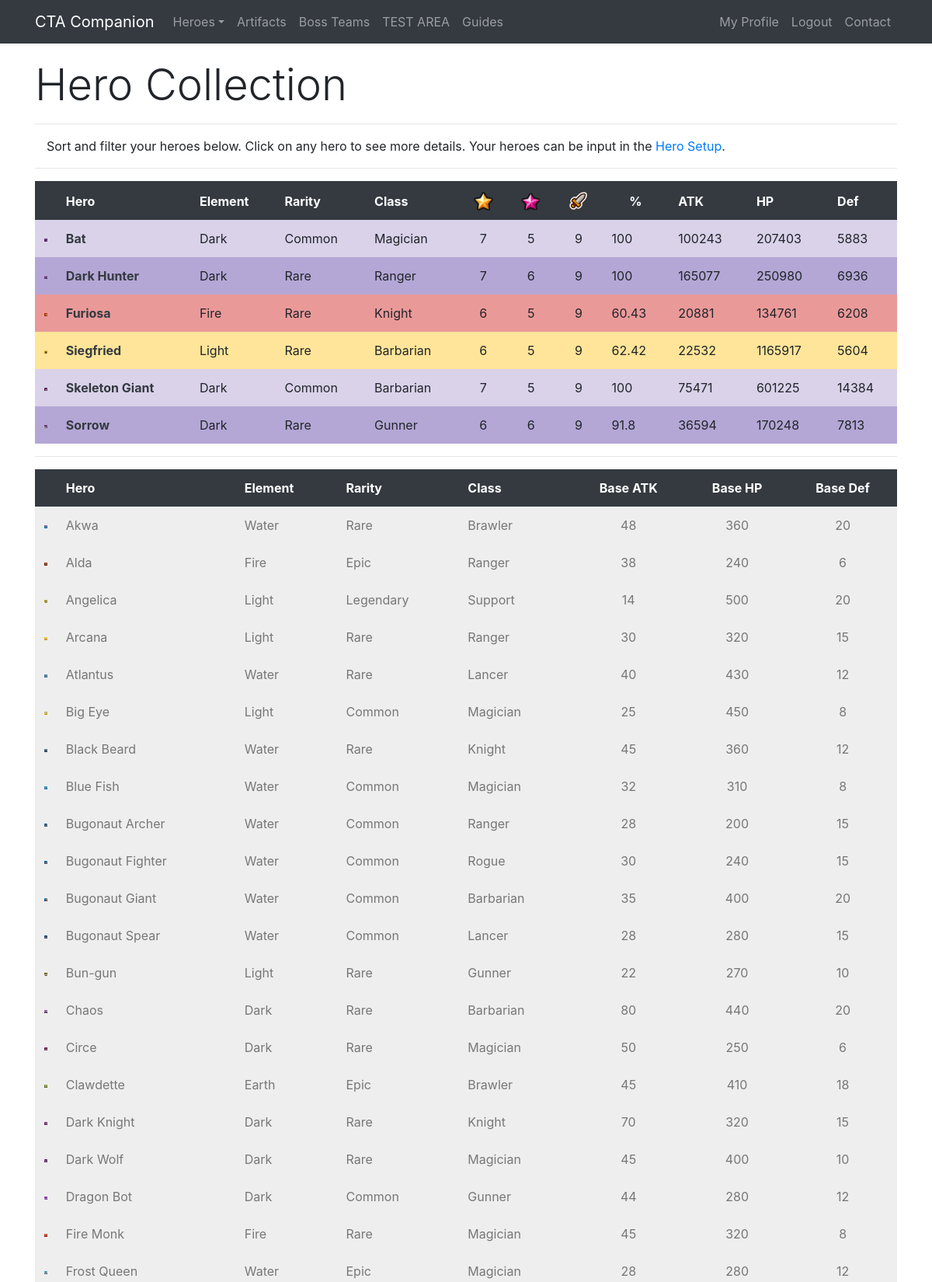
The app's page /collection/Cayumi (signed in, upper part) with its own data.
### app/models.py (models this page shows, shortened)
class Hero(db.Model):
    id = db.Column(db.Integer, primary_key=True)
    level = db.Column(db.Integer, index=True)
    awaken = db.Column(db.Integer, index=True)
    wpn = db.Column(db.Integer, index=True)
    medals = db.Column(db.Integer, index=True)
    runedAtk = db.Column(db.Integer, index=True)
    runedHp = db.Column(db.Integer, index=True)
    runedDef = db.Column(db.Integer, index=True)
    runedAps = db.Column(db.Integer, index=True)
    runedCrit = db.Column(db.Integer, index=True)
    runedCritDmg = db.Column(db.Integer, index=True)
    user_id = db.Column(db.Integer, db.ForeignKey('user.id'))
    base_id = db.Column(db.Integer, db.ForeignKey('base.id'))
    def atk(self):
        runedAttack = self.runedAtk
        base = self.baseStats.atk
        level = self.level
        awaken = self.awaken
        atk = int(base * (2 ** (level - 1)) * (1.5 ** awaken))
        runedAtk = atk + (atk * (runedAttack / 100))
        return int(runedAtk)
    def hp(self):
        runedHP = self.runedHp
        base = self.baseStats.hp
        level = self.level
        awaken = self.awaken
        hp = int(base * (2 ** (level - 1)) * (1.5 ** awaken))
        runedHP = hp + (hp * (runedHP / 100))
        return int(runedHP)
    def defense(self):
        runedDef = self.runedDef
        base = self.baseStats.defense
        level = self.level
        awaken = self.awaken
        defense = int(base * (2 ** (level - 1)) * (1.5 ** awaken))
        runedDef = defense + (defense * (runedDef / 100))
        return int(runedDef)
    def progress(self):
        level = self.level
        medals = self.medals
        if level == 0:
            accumulated = 0
            total = accumulated + medals
        elif level == 1:
            accumulated = 10
            total = accumulated + medals
        elif level == 2:
            accumulated = 30
            total = accumulated + medals
        elif level == 3:
            accumulated = 80
            total = accumulated + medals
        elif level == 4:
            accumulated = 280
            total = accumulated + medals
        elif level == 5:
            accumulated = 880
            total = accumulated + medals
        elif level == 6:
            accumulated = 2380
            total = accumulated + medals
        elif level == 7:
            accumulated = 4880
            total = accumulated + medals
        total = (total / 4880) * 100
        if total == 100:
            return int(total)
        return round(total, 2)

class Base(db.Model):
    id = db.Column(db.Integer, primary_key=True)
    name = db.Column(db.String(32), index=True, unique=True)
    nameSafe = db.Column(db.String(32), index=True, unique=True)
    job = db.Column(db.String(16), index=True)
    rarity = db.Column(db.String(16), index=True)
    element = db.Column(db.String(16), index=True)
    gender = db.Column(db.String(16), index=True)
    crusher = db.Column(db.Integer, index=True)
    fly = db.Column(db.Integer, index=True)
    blitz = db.Column(db.Integer, index=True)
    atk = db.Column(db.Integer, index=True)
    hp = db.Column(db.Integer, index=True)
    defense = db.Column(db.Integer, index=True)
    crit = db.Column(db.Integer, index=True)
    critDmg = db.Column(db.Integer, index=True)
    movespeed = db.Column(db.Integer, index=True)
    aps = db.Column(db.Integer, index=True)
    arange = db.Column(db.Integer, index=True)
    resistance = db.Column(db.Integer, index=True)
    frenzy = db.Column(db.Integer, index=True)
    dodge = db.Column(db.Integer, index=True)
    stun = db.Column(db.Integer, index=True)
    stunTime = db.Column(db.Integer, index=True)
    aoe = db.Column(db.Integer, index=True)
    ult = db.Column(db.Integer, index=True)
    kshp = db.Column(db.Integer, index=True)
    gold = db.Column(db.Integer, index=True)
    freeze = db.Column(db.Integer, index=True)
    freezeTime = db.Column(db.Integer, index=True)
    freezeDmg = db.Column(db.Integer, index=True)
    burn = db.Column(db.Integer, index=True)
    burnTime = db.Column(db.Integer, index=True)
    burnDmg = db.Column(db.Integer, index=True)
    poison = db.Column(db.Integer, index=True)
    poisonTime = db.Column(db.Integer, index=True)
    poisonDmg = db.Column(db.Integer, index=True)
    sp2 = db.Column(db.Integer, index=True)
    sp2num = db.Column(db.Integer, index=True)
    buffElement = db.Column(db.String(16), index=True)
    buffType = db.Column(db.Integer, index=True)
    buffStat = db.Column(db.String(16), index=True)
    buff = db.Column(db.Integer, index=True)
    heroes = db.relationship('Hero', backref='baseStats', lazy='dynamic')

### app/routes.py (the view)
@app.route('/collection/<username>')
@login_required
def collection(username):
    user = User.query.filter_by(username=username).first_or_404()
    heroes = Hero.query.filter_by(player=user)
    return render_template('collection.html', user=user, heroes=heroes, title='Hero Collection')

### app/models.py (called while the page is built)
@login.user_loader
def load_user(id):
    return User.query.get(int(id))

### app/templates/collection.html (shortened to what this page needs)
{% extends "base.html" %}
{% block content %}
 <div class="row pt-3">
    <div class="col-lg-12">
      <h1 class="display-4">Hero Collection</h1>
      <hr>
      <p class="instructions">Sort and filter your heroes below. Click on any hero to see more details. Your heroes can be input in the <a href="{{ url_for('heroSetup', username=current_user.username) }}">Hero Setup</a>.</p>
        <hr>
    </div>
 </div>
  <div class="row">
    <div class="col-lg-12">
<table id="ctac" class="table table-borderless" style="width:100%">
        <thead class="thead-dark">
            <tr>
                <th data-priority="1">&nbsp;</th>
                <th data-priority="2">Hero</th>
                <th data-priority="12">Element</th>
                <th data-priority="11">Rarity</th>
                <th data-priority="10">Class</th>
                <th data-priority="3" class="text-center"><img src="{{ url_for('static', filename='star.png') }}" width="25" alt="Star Level"></th>
                <th data-priority="4" class="text-center"><img src="{{ url_for('static', filename='awaken.png') }}" width="25" alt="Awaken"></th>
                <th data-priority="5" class="text-center"><img src="{{ url_for('static', filename='wpn.png') }}" width="25" alt="Weapon"></th>
                <th data-priority="6" class="text-center">%</th>
                <th data-priority="7">ATK</th>
                <th data-priority="8">HP</th>
                <th data-priority="9">Def</th>
            </tr>
        </thead>
        <tbody>
        {% for i in heroes %}
        {% if i.level > 0 %}
        <tr>
            <td class="{{i.baseStats.element}}{{i.baseStats.rarity}}" width="25"><img class="img-fluid" src="/static/{{i.baseStats.nameSafe}}.png" alt="{{i.baseStats.name}}"></td>
            <td class="{{i.baseStats.element}}{{i.baseStats.rarity}}"><b><a class="text-dark" href="{{ url_for('hero', heroid=i.id) }}">{{ i.baseStats.name }}</b></td>
            <td class="{{i.baseStats.element}}{{i.baseStats.rarity}}">{{ i.baseStats.element }}</td>
            <td class="{{i.baseStats.element}}{{i.baseStats.rarity}}">{{ i.baseStats.rarity }}</td>
            <td class="{{i.baseStats.element}}{{i.baseStats.rarity}}">{{ i.baseStats.job }}</td>
            <td class="text-center {{i.baseStats.element}}{{i.baseStats.rarity}}">{{ i.level }}</td>
            <td class="text-center {{i.baseStats.element}}{{i.baseStats.rarity}}">{{ i.awaken }}</td>
            <td class="text-center {{i.baseStats.element}}{{i.baseStats.rarity}}">{{ i.wpn }}</td>
            <td class="text center {{i.baseStats.element}}{{i.baseStats.rarity}}">{{ i.progress() }}</td>
            <td class="{{i.baseStats.element}}{{i.baseStats.rarity}}">{{ i.atk() }}</td>
            <td class="{{i.baseStats.element}}{{i.baseStats.rarity}}">{{ i.hp() }}</td>
            <td class="{{i.baseStats.element}}{{i.baseStats.rarity}}">{{ i.defense() }}</td>
        </tr>
        {% endif %}
        {% endfor %}
        </tbody>
</table>
        <hr>
<table id="ctac2" class="table table-borderless" style="width:100%">
        <thead class="thead-dark">
            <tr>
                <th>&nbsp;</th>
                <th>Hero</th>
                <th>Element</th>
                <th>Rarity</th>
                <th>Class</th>
                <th class="text-center">Base ATK</th>
                <th class="text-center">Base HP</th>
                <th class="text-center">Base Def</th>
            </tr>
        </thead>
        <tbody>
        {% for i in heroes %}
        {% if i.level == 0 %}
        <tr>
            <td class="uncollected" width="25"><img class="img-fluid" src="/static/{{i.baseStats.nameSafe}}.png" alt="{{i.baseStats.name}}"></td>
            <td class="uncollected">{{ i.baseStats.name }}</td>
            <td class="uncollected">{{ i.baseStats.element }}</td>
            <td class="uncollected">{{ i.baseStats.rarity }}</td>
            <td class="uncollected">{{ i.baseStats.job }}</td>
            <td class="uncollected text-center">{{ i.baseStats.atk }}</td>
            <td class="uncollected text-center">{{ i.baseStats.hp }}</td>
            <td class="uncollected text-center">{{ i.baseStats.defense }}</td>
        </tr>
        {% endif %}
        {% endfor %}
        </tbody>
</table>
    </div>
  </div>
{% endblock %}

### app/static/style.css (style rules this page uses)
.uncollected { color: #777777; background-color: #eeeeee; padding: 8px; }
.FireRare { background-color: #EA9999; padding: 8px; }
.LightRare { background-color: #FFE599; padding: 8px; }
.DarkCommon { background-color: #D9D2E9; padding: 8px; }
.DarkRare { background-color: #B4A7D6; padding: 8px; }
.instructions { padding-left: 15px; }

### app/templates/base.html (style rules this page uses)
html { position: relative; min-height: 100%; }
body { margin-bottom: 40px; }

### records on screen
Hero: shows a picture, baseStats.name "Bat", baseStats.element "Dark", baseStats.rarity "Common", baseStats.job "Magician", level "7", awaken "5", wpn "9", progress "100", atk "100243", hp "207403", defense "5883"
Hero: baseStats.nameSafe (picture), baseStats.name "Dark Hunter", baseStats.element "Dark", baseStats.rarity "Rare", baseStats.job "Ranger", level "7", awaken "6", wpn "9", progress "100", atk "165077", hp "250980", defense "6936"
Hero: baseStats.nameSafe (picture), baseStats.name "Furiosa", baseStats.element "Fire", baseStats.rarity "Rare", baseStats.job "Knight", level "6", awaken "5", wpn "9", progress "60.43", atk "20881", hp "134761", defense "6208"
Hero: baseStats.nameSafe (picture), baseStats.name "Siegfried", baseStats.element "Light", baseStats.rarity "Rare", baseStats.job "Barbarian", level "6", awaken "5", wpn "9", progress "62.42", atk "22532", hp "1165917", defense "5604"
Hero: baseStats.nameSafe (picture), baseStats.name "Skeleton Giant", baseStats.element "Dark", baseStats.rarity "Common", baseStats.job "Barbarian", level "7", awaken "5", wpn "9", progress "100", atk "75471", hp "601225", defense "14384"
Hero: baseStats.nameSafe (picture), baseStats.name "Sorrow", baseStats.element "Dark", baseStats.rarity "Rare", baseStats.job "Gunner", level "6", awaken "6", wpn "9", progress "91.8", atk "36594", hp "170248", defense "7813"
Hero: baseStats.nameSafe (picture), baseStats.name "Akwa", baseStats.element "Water", baseStats.rarity "Rare", baseStats.job "Brawler", baseStats.atk "48", baseStats.hp "360", baseStats.defense "20"
Hero: baseStats.nameSafe (picture), baseStats.name "Alda", baseStats.element "Fire", baseStats.rarity "Epic", baseStats.job "Ranger", baseStats.atk "38", baseStats.hp "240", baseStats.defense "6"
Hero: baseStats.nameSafe (picture), baseStats.name "Angelica", baseStats.element "Light", baseStats.rarity "Legendary", baseStats.job "Support", baseStats.atk "14", baseStats.hp "500", baseStats.defense "20"
Hero: baseStats.nameSafe (picture), baseStats.name "Arcana", baseStats.element "Light", baseStats.rarity "Rare", baseStats.job "Ranger", baseStats.atk "30", baseStats.hp "320", baseStats.defense "15"
Hero: baseStats.nameSafe (picture), baseStats.name "Atlantus", baseStats.element "Water", baseStats.rarity "Rare", baseStats.job "Lancer", baseStats.atk "40", baseStats.hp "430", baseStats.defense "12"
Hero: baseStats.nameSafe (picture), baseStats.name "Big Eye", baseStats.element "Light", baseStats.rarity "Common", baseStats.job "Magician", baseStats.atk "25", baseStats.hp "450", baseStats.defense "8"
Hero: baseStats.nameSafe (picture), baseStats.name "Black Beard", baseStats.element "Water", baseStats.rarity "Rare", baseStats.job "Knight", baseStats.atk "45", baseStats.hp "360", baseStats.defense "12"
Hero: baseStats.nameSafe (picture), baseStats.name "Blue Fish", baseStats.element "Water", baseStats.rarity "Common", baseStats.job "Magician", baseStats.atk "32", baseStats.hp "310", baseStats.defense "8"
Hero: baseStats.nameSafe (picture), baseStats.name "Bugonaut Archer", baseStats.element "Water", baseStats.rarity "Common", baseStats.job "Ranger", baseStats.atk "28", baseStats.hp "200", baseStats.defense "15"
Hero: baseStats.nameSafe (picture), baseStats.name "Bugonaut Fighter", baseStats.element "Water", baseStats.rarity "Common", baseStats.job "Rogue", baseStats.atk "30", baseStats.hp "240", baseStats.defense "15"
Hero: baseStats.nameSafe (picture), baseStats.name "Bugonaut Giant", baseStats.element "Water", baseStats.rarity "Common", baseStats.job "Barbarian", baseStats.atk "35", baseStats.hp "400", baseStats.defense "20"
Hero: baseStats.nameSafe (picture), baseStats.name "Bugonaut Spear", baseStats.element "Water", baseStats.rarity "Common", baseStats.job "Lancer", baseStats.atk "28", baseStats.hp "280", baseStats.defense "15"
Hero: baseStats.nameSafe (picture), baseStats.name "Bun-gun", baseStats.element "Light", baseStats.rarity "Rare", baseStats.job "Gunner", baseStats.atk "22", baseStats.hp "270", baseStats.defense "10"
Hero: baseStats.nameSafe (picture), baseStats.name "Chaos", baseStats.element "Dark", baseStats.rarity "Rare", baseStats.job "Barbarian", baseStats.atk "80", baseStats.hp "440", baseStats.defense "20"
Hero: baseStats.nameSafe (picture), baseStats.name "Circe", baseStats.element "Dark", baseStats.rarity "Rare", baseStats.job "Magician", baseStats.atk "50", baseStats.hp "250", baseStats.defense "6"
Hero: baseStats.nameSafe (picture), baseStats.name "Clawdette", baseStats.element "Earth", baseStats.rarity "Epic", baseStats.job "Brawler", baseStats.atk "45", baseStats.hp "410", baseStats.defense "18"
Hero: baseStats.nameSafe (picture), baseStats.name "Dark Knight", baseStats.element "Dark", baseStats.rarity "Rare", baseStats.job "Knight", baseStats.atk "70", baseStats.hp "320", baseStats.defense "15"
Hero: baseStats.nameSafe (picture), baseStats.name "Dark Wolf", baseStats.element "Dark", baseStats.rarity "Rare", baseStats.job "Magician", baseStats.atk "45", baseStats.hp "400", baseStats.defense "10"
Hero: baseStats.nameSafe (picture), baseStats.name "Dragon Bot", baseStats.element "Dark", baseStats.rarity "Common", baseStats.job "Gunner", baseStats.atk "44", baseStats.hp "280", baseStats.defense "12"
Hero: baseStats.nameSafe (picture), baseStats.name "Fire Monk", baseStats.element "Fire", baseStats.rarity "Rare", baseStats.job "Magician", baseStats.atk "45", baseStats.hp "320", baseStats.defense "8"
Hero: baseStats.nameSafe (picture), baseStats.name "Frost Queen", baseStats.element "Water", baseStats.rarity "Epic", baseStats.job "Magician", baseStats.atk "28", baseStats.hp "280", baseStats.defense "12"
